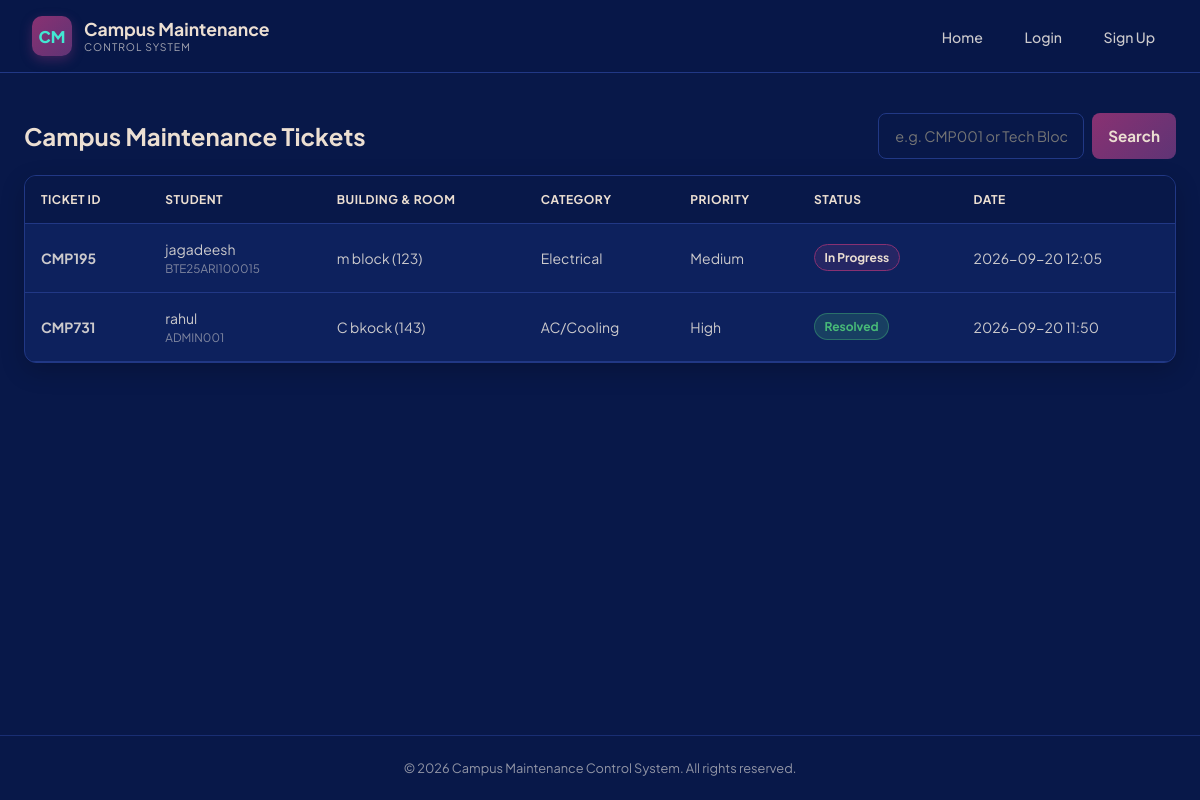
Page /tickets on the committed database.
### tables this page shows
CREATE TABLE complaints (
            id TEXT PRIMARY KEY,
            enrollment_no TEXT,
            student_name TEXT,
            department TEXT,
            building TEXT,
            room_no TEXT,
            category TEXT,
            problem TEXT,
            priority TEXT,
            status TEXT DEFAULT 'Pending',
            date TEXT,
            admin_remarks TEXT DEFAULT ''
        );

### app.py (the view)
@app.route('/tickets')
def tickets():
    search_query = request.args.get('search', '')
    conn = sqlite3.connect(DB_FILE)
    cursor = conn.cursor()
    if search_query:
        cursor.execute('''
            SELECT * FROM complaints
            WHERE id LIKE ? OR building LIKE ? OR category LIKE ? OR student_name LIKE ?
        ''', (f"%{search_query}%", f"%{search_query}%", f"%{search_query}%", f"%{search_query}%"))
    else:
        cursor.execute("SELECT * FROM complaints ORDER BY date DESC")
    rows = cursor.fetchall()
    conn.close()
    tickets_list = []
    for r in rows:
        tickets_list.append({
            'id': r[0],
            'enrollment_no': r[1],
            'student_name': r[2],
            'department': r[3],
            'building': r[4],
            'room_no': r[5],
            'category': r[6],
            'problem': r[7],
            'priority': r[8],
            'status': r[9],
            'date': r[10]
        })
    return render_template('index.html', active_tab='tickets', tickets=tickets_list, search_query=search_query)

### templates/index.html (shortened to what this page needs)
<!DOCTYPE html>
<html lang="en">
<head>
    <link rel="stylesheet" href="https://cdnjs.cloudflare.com/ajax/libs/font-awesome/6.4.0/css/all.min.css">
</head>
<body>
    <nav class="navbar">
        <a href="{{ url_for('dashboard') }}" class="brand">
            <div class="brand-logo">CM</div>
            <div class="brand-text">
                <span class="brand-title">Campus Maintenance</span>
                <span class="brand-subtitle">Control System</span>
            </div>
        </a>
        <ul class="nav-links">
            <li><a href="{{ url_for('dashboard') }}" class="nav-link {% if active_tab == 'hero' %}active{% endif %}">Home</a></li>
            {% if session.get('user') %}
                <li><a href="{{ url_for('register') }}" class="nav-link {% if active_tab == 'register' %}active{% endif %}">Register Issue</a></li>
                <li><a href="{{ url_for('tickets') }}" class="nav-link {% if active_tab == 'tickets' %}active{% endif %}">All Tickets</a></li>
                {% if session['user'].get('role') == 'admin' %}
                    <li><a href="{{ url_for('admin_verify') }}" class="btn-outline">Admin Portal</a></li>
                    <li><a href="{{ url_for('reports') }}" class="nav-link {% if active_tab == 'reports' %}active{% endif %}">Reports</a></li>
                {% endif %}
                <li><a href="{{ url_for('logout') }}" class="nav-link">Logout</a></li>
                <li><a href="{{ url_for('register') }}" class="btn-report">+ Report an Issue</a></li>
            {% else %}
                <li><a href="{{ url_for('login') }}" class="nav-link {% if active_tab == 'login' %}active{% endif %}">Login</a></li>
                <li><a href="{{ url_for('signup') }}" class="nav-link {% if active_tab == 'signup' %}active{% endif %}">Sign Up</a></li>
            {% endif %}
        </ul>
    </nav>
    <div class="container">
        {% if active_tab == 'tickets' %}
            <div style="display: flex; justify-content: space-between; align-items: center; margin-bottom: 1rem;">
                <h2 style="color: var(--text-cream);">Campus Maintenance Tickets</h2>
                <form action="{{ url_for('tickets') }}" method="GET" style="display: flex; gap: 0.5rem;">
                    <input type="text" name="search" class="form-control" placeholder="e.g. CMP001 or Tech Block B" value="{{ search_query }}">
                    <button type="submit" class="btn-submit" style="width: auto; padding: 0.5rem 1rem;">Search</button>
                </form>
            </div>
            <div class="table-container">
                <table>
                    <thead>
                        <tr>
                            <th>Ticket ID</th>
                            <th>Student</th>
                            <th>Building & Room</th>
                            <th>Category</th>
                            <th>Priority</th>
                            <th>Status</th>
                            <th>Date</th>
                        </tr>
                    </thead>
                    <tbody>
                        {% if tickets %}
                            {% for ticket in tickets %}
                                <tr>
                                    <td><strong>{{ ticket.id }}</strong></td>
                                    <td>{{ ticket.student_name }}<br><small style="opacity: 0.6;">{{ ticket.enrollment_no }}</small></td>
                                    <td>{{ ticket.building }} ({{ ticket.room_no }})</td>
                                    <td>{{ ticket.category }}</td>
                                    <td>{{ ticket.priority }}</td>
                                    <td><span class="status-badge status-{{ ticket.status | replace(' ', '-') }}">{{ ticket.status }}</span></td>
                                    <td>{{ ticket.date }}</td>
                                </tr>
                            {% endfor %}
                        {% else %}
                            <tr>
                                <td colspan="7" style="text-align: center; padding: 2rem;">No maintenance tickets found. Submit a ticket to populate the table.</td>
                            </tr>
                        {% endif %}
                    </tbody>
                </table>
            </div>
        {% endif %}
    </div>
    <footer>
        &copy; 2026 Campus Maintenance Control System. All rights reserved.
    </footer>
</body>
</html>

### templates/index.html (style rules this page uses)
:root { --bg-obsidian: #081849; --bg-card: #0d215d; --border-lapis: #213885; --text-silver: #CCCACC; --text-cream: #ECDFD2; --purple-deep: #5F3475; --plum-velvet: #893172; --accent-teal: #42e8d3; --font-family: 'Plus Jakarta Sans', sans-serif; }
* { margin: 0; padding: 0; box-sizing: border-box; font-family: var(--font-family); }
body { background-color: var(--bg-obsidian); color: var(--text-silver); min-height: 100vh; display: flex; flex-direction: column; overflow-x: hidden; }
.navbar { background-color: rgba(8, 24, 73, 0.95); backdrop-filter: blur(10px); border-bottom: 1px solid var(--border-lapis); padding: 1rem 2rem; display: flex; align-items: center; justify-content: space-between; position: sticky; top: 0; z-index: 100; }
.brand { display: flex; align-items: center; gap: 0.75rem; text-decoration: none; }
.brand-logo { width: 40px; height: 40px; background: linear-gradient(135deg, var(--plum-velvet), var(--purple-deep)); border-radius: 10px; display: flex; align-items: center; justify-content: center; color: var(--accent-teal); font-weight: 800; font-size: 1rem; box-shadow: 0 4px 12px rgba(137, 49, 114, 0.4); }
.brand-text { display: flex; flex-direction: column; }
.brand-title { color: var(--text-cream); font-weight: 700; font-size: 1.1rem; line-height: 1.2; }
.brand-subtitle { color: var(--text-silver); font-size: 0.65rem; letter-spacing: 1px; text-transform: uppercase; opacity: 0.8; }
.nav-links { display: flex; align-items: center; gap: 1rem; list-style: none; }
.nav-link { color: var(--text-silver); text-decoration: none; font-weight: 500; font-size: 0.88rem; transition: all 0.2s ease; padding: 0.5rem 0.8rem; border-radius: 6px; }
.container { width: 100%; max-width: 1200px; margin: 0 auto; padding: 2.5rem 1.5rem; flex: 1; }
.form-control { width: 100%; padding: 0.8rem 1rem; background-color: var(--bg-obsidian); border: 1px solid var(--border-lapis); border-radius: 8px; color: var(--text-cream); font-size: 0.9rem; outline: none; }
.btn-submit { width: 100%; padding: 0.85rem; background: linear-gradient(135deg, var(--plum-velvet), var(--purple-deep)); color: var(--text-cream); border: none; border-radius: 8px; font-weight: 700; font-size: 0.95rem; cursor: pointer; transition: all 0.2s ease; }
.table-container { background-color: var(--bg-card); border: 1px solid var(--border-lapis); border-radius: 12px; overflow: hidden; box-shadow: 0 8px 24px rgba(0, 0, 0, 0.2); margin-top: 1rem; }
table { width: 100%; border-collapse: collapse; text-align: left; font-size: 0.875rem; }
th { background-color: var(--bg-obsidian); color: var(--text-cream); padding: 1rem; font-weight: 700; border-bottom: 1px solid var(--border-lapis); text-transform: uppercase; font-size: 0.75rem; letter-spacing: 0.5px; }
td { padding: 1rem; border-bottom: 1px solid var(--border-lapis); color: var(--text-silver); }
.status-badge { padding: 0.3rem 0.6rem; border-radius: 20px; font-size: 0.75rem; font-weight: 700; display: inline-block; }
.status-In-Progress { background-color: rgba(95, 52, 117, 0.3); color: var(--text-cream); border: 1px solid var(--plum-velvet); }
.status-Resolved { background-color: rgba(72, 187, 120, 0.2); color: #48bb78; border: 1px solid rgba(72, 187, 120, 0.4); }
footer { border-top: 1px solid var(--border-lapis); padding: 1.5rem 2rem; text-align: center; font-size: 0.8rem; color: var(--text-silver); opacity: 0.7; }

### rows in the picture
complaints: id "CMP195", student_name "jagadeesh", enrollment_no "BTE25ARI100015", building "m block", room_no "123", category "Electrical", priority "Medium", status "In Progress", date "2026-09-20 12:05"
complaints: id "CMP731", student_name "rahul", enrollment_no "ADMIN001", building "C bkock", room_no "143", category "AC/Cooling", priority "High", status "Resolved", date "2026-09-20 11:50"
